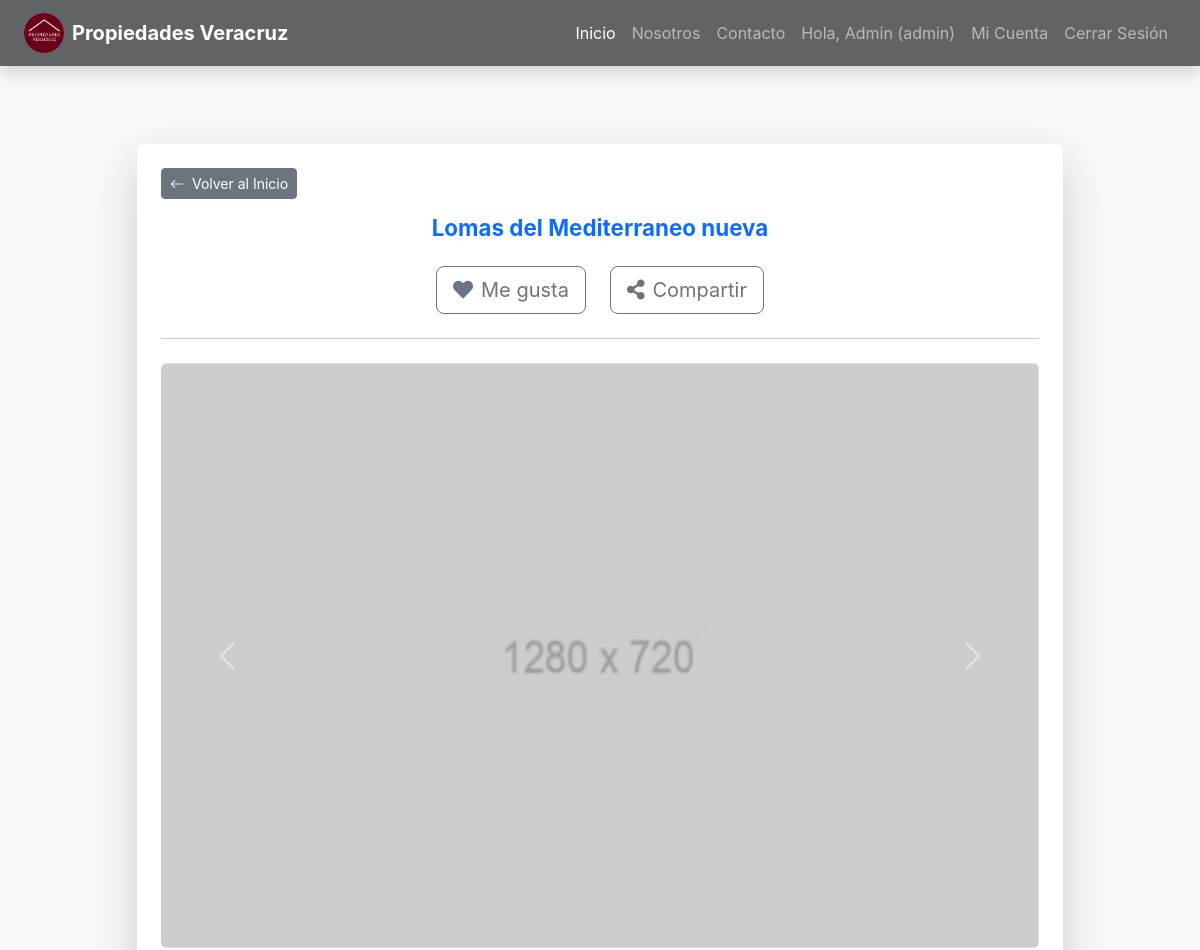
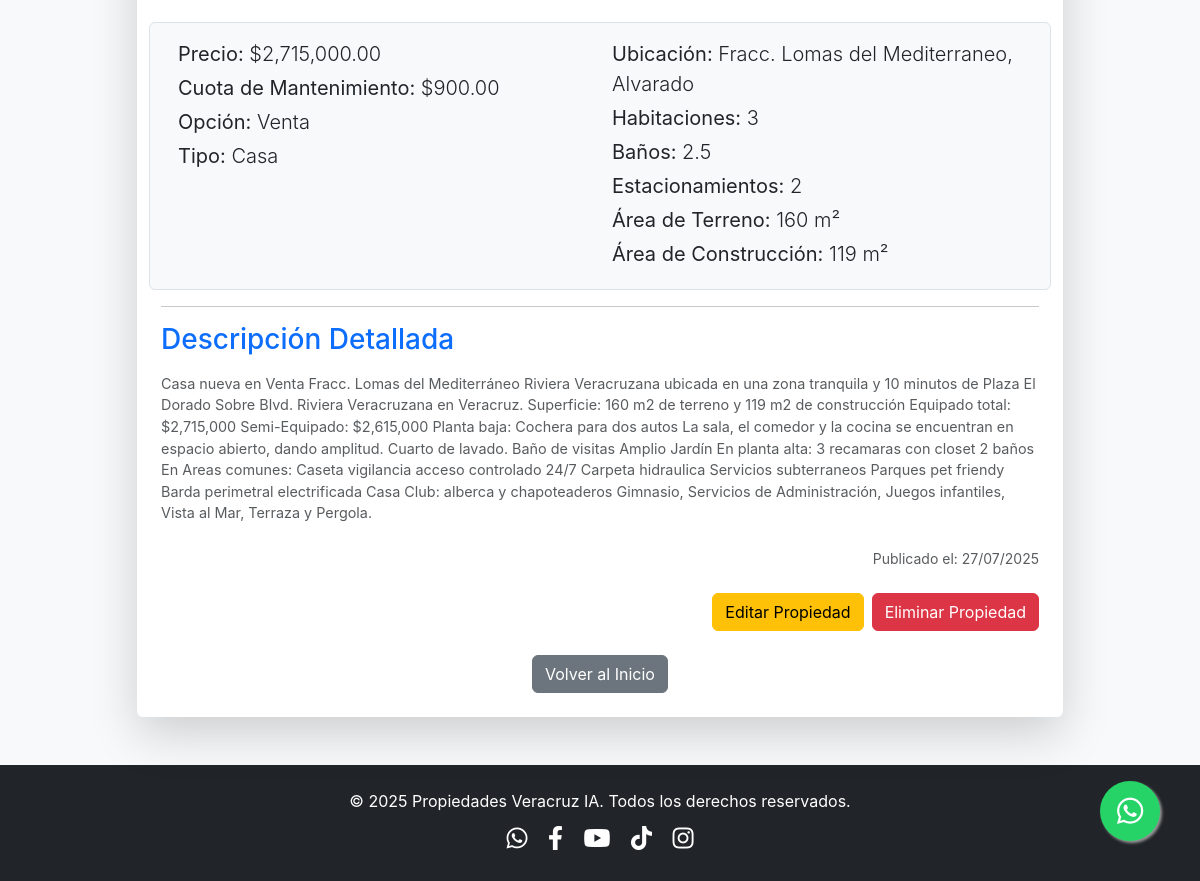
/property/1 (signed in), run on the app's committed database (2 pictures, top to bottom).
### models.py (models this page shows, shortened)
class User(db.Model, UserMixin):
    __tablename__ = 'user'
    id = db.Column(db.Integer, primary_key=True)
    username = db.Column(db.String(80), unique=True, nullable=False)
    email = db.Column(db.String(120), unique=True, nullable=False)
    password_hash = db.Column(db.String(128), nullable=False)
    is_admin = db.Column(db.Boolean, default=False, nullable=True)

class Property(db.Model):
    __tablename__ = 'property' # Añadido nombre de tabla explícito para consistencia
    id = db.Column(db.Integer, primary_key=True)
    titulo = db.Column(db.String(100), nullable=False)
    descripcion = db.Column(db.Text, nullable=False)
    precio = db.Column(db.Float, nullable=False)
    ubicacion = db.Column(db.String(200), nullable=False)
    municipio = db.Column(db.String(100), nullable=False)
    property_options = db.Column(db.String(100), nullable=False)
    tipo_propiedad = db.Column(db.String(50), nullable=False) # Ej: Casa, Departamento, Terreno
    num_habitaciones = db.Column(db.Integer, nullable=True)
    num_banos = db.Column(db.Integer, nullable=True)
    num_medios_banos = db.Column(db.Integer, default=0)
    num_estacionamientos = db.Column(db.Integer, default=0)
    area_construccion_metros_cuadrados = db.Column(db.Float, nullable=True)
    area_terreno_metros_cuadrados = db.Column(db.Float, nullable=True)
    antiguedad = db.Column(db.Integer, nullable=True) # En años
    cuota_mantenimiento = db.Column(db.Float, default=0.0)
    fecha_publicacion = db.Column(db.DateTime, default=datetime.utcnow)
    images = db.relationship('PropertyImage', backref='property', lazy=True, cascade="all, delete-orphan")
    agente_id = db.Column(db.Integer, db.ForeignKey('user.id'), nullable=False)
    agente = db.relationship('User', backref='managed_properties') # Relación inversa para acceder a las propiedades de un usuario

class PropertyImage(db.Model):
    __tablename__ = 'property_image' # Añadido nombre de tabla explícito
    id = db.Column(db.Integer, primary_key=True)
    filename = db.Column(db.String(100), nullable=False)
    path = db.Column(db.String(200), nullable=True) # Ruta relativa del archivo (ej. 'uploads/1/foto.jpg')
    property_id = db.Column(db.Integer, db.ForeignKey('property.id'), nullable=False)
    is_main = db.Column(db.Boolean, default=False) # Para identificar la imagen principal

### app.py (the view)
@main.route("/property/<int:property_id>")
def property_detail(property_id):
    property_data = db.session.get(Property, property_id) # Usar db.session.get() para la propiedad
    if not property_data:
        flash('La propiedad solicitada no existe.', 'danger')
        return redirect(url_for('main.home'))
    if property_data.images:
        sorted_images = sorted(property_data.images, key=lambda img: (not img.is_main, img.id))
        property_data.images = sorted_images # Asigna la lista ordenada de vuelta al atributo images
    return render_template('property_detail.html', title=property_data.titulo, property=property_data)

### app.py (called while the page is built)
@login_manager.user_loader
def load_user(user_id):
    return db.session.get(User, int(user_id))

### templates/property_detail.html (shortened to what this page needs)
{% extends "base.html" %}
{% block content %}
<div class="container my-5 pt-5">
    <div class="row justify-content-center">
        <div class="col-lg-10 col-md-12">
            <div class="card shadow-lg border-0 rounded-lg">
                <div class="card-body p-4">
                    <div class="text-start mb-3">
                        <a href="{{ url_for('main.home') }}" class="btn btn-secondary btn-sm">
                            <i class="bi bi-arrow-left me-1"></i> Volver al Inicio
                        </a>
                    </div>
                    <h1 class="card-title text-center text-primary mb-4 display-4 fw-bold">{{ property.titulo }}</h1>
                    <div class="d-flex justify-content-center gap-4 mb-4">
                        <button type="button" class="btn btn-outline-secondary btn-lg d-flex align-items-center gap-2">
                            <i class="fas fa-heart"></i> Me gusta
                        </button>
                        <button type="button" class="btn btn-outline-secondary btn-lg d-flex align-items-center gap-2">
                            <i class="fas fa-share-alt"></i> Compartir
                        </button>
                    </div>
                    <hr class="mb-4">
                    {% if property.images %}
                    <div id="propertyCarousel" class="carousel slide mb-4" data-bs-ride="carousel">
                        <div class="carousel-inner rounded">
                            {% for image in property.images %}
                            <div class="carousel-item {% if loop.first %}active{% endif %}">
                                {% if image.path %}
                                    <img src="{{ url_for('static', filename=image.path) }}" class="d-block w-100 property-carousel-img" alt="Imagen de propiedad">
                                {% else %}
                                    <img src="{{ url_for('static', filename='img/banners/placeholder.png') }}" class="d-block w-100 property-carousel-img" alt="Imagen no disponible">
                                {% endif %}
                            </div>
                            {% endfor %}
                        </div>
                        {% if property.images|length > 1 %}
                        <button class="carousel-control-prev" type="button" data-bs-target="#propertyCarousel" data-bs-slide="prev">
                            <span class="carousel-control-prev-icon" aria-hidden="true"></span>
                        </button>
                        <button class="carousel-control-next" type="button" data-bs-target="#propertyCarousel" data-bs-slide="next">
                            <span class="carousel-control-next-icon" aria-hidden="true"></span>
                        </button>
                        {% endif %}
                    </div>
                    {% else %}
                    <div class="text-center mb-4">
                        <img src="{{ url_for('static', filename='img/banners/placeholders/no_image.png') }}" class="img-fluid rounded shadow-sm" alt="No hay imagen disponible">
                        <p class="text-muted mt-2">No hay imágenes disponibles para esta propiedad.</p>
                    </div>
                    {% endif %}
                    <div class="row mb-3 p-3 border rounded bg-light">
                        <div class="col-md-6">
                            <p class="lead mb-1"><strong>Precio:</strong> ${{ "{:,.2f}".format(property.precio) }}</p>
                            {% if property.cuota_mantenimiento %}
                                <p class="lead mb-1"><strong>Cuota de Mantenimiento:</strong> ${{ "{:,.2f}".format(property.cuota_mantenimiento) }}</p>
                            {% endif %}
                            <p class="lead mb-1"><strong>Opción:</strong> {{ property.property_options }}</p>
                            <p class="lead mb-1"><strong>Tipo:</strong> {{ property.tipo_propiedad }}</p>
                        </div>
                        <div class="col-md-6">
                            <p class="lead mb-1"><strong>Ubicación:</strong> {{ property.ubicacion }}, {{ property.municipio }}</p>
                            {% if property.num_habitaciones %}
                                <p class="lead mb-1"><strong>Habitaciones:</strong> {{ property.num_habitaciones }}</p>
                            {% endif %}
                            {% if property.num_banos %}
                                <p class="lead mb-1"><strong>Baños:</strong> {{ property.num_banos }}{% if property.num_medios_banos %}.5{% endif %}</p>
                            {% endif %}
                            {% if property.num_estacionamientos %}
                                <p class="lead mb-1"><strong>Estacionamientos:</strong> {{ property.num_estacionamientos }}</p>
                            {% endif %}
                            {% if property.area_terreno_metros_cuadrados %}
                                <p class="lead mb-1"><strong>Área de Terreno:</strong> {{ "{:,.0f}".format(property.area_terreno_metros_cuadrados) }} m²</p>
                            {% endif %}
                            {% if property.area_construccion_metros_cuadrados %}
                                <p class="lead mb-1"><strong>Área de Construcción:</strong> {{ "{:,.0f}".format(property.area_construccion_metros_cuadrados) }} m²</p>
                            {% endif %}
                        </div>
                    </div>
                    <hr>
                    <h3 class="text-primary mb-3">Descripción Detallada</h3>
                    <p class="card-text text-muted">{{ property.descripcion }}</p>
                    <p class="text-end text-muted small mt-4">Publicado el: {{ property.fecha_publicacion.strftime('%d/%m/%Y') }}</p>
                    {% if current_user.is_authenticated and (current_user.id == property.agente_id or current_user.is_admin) %}
                        <div class="d-flex justify-content-end gap-2 mt-4">
                            <a href="{{ url_for('main.edit_property', property_id=property.id) }}" class="btn btn-warning">Editar Propiedad</a>
                            <button type="button" class="btn btn-danger" data-bs-toggle="modal" data-bs-target="#deleteConfirmationModal" data-property-id="{{ property.id }}">
                                Eliminar Propiedad
                            </button>
                        </div>
                    {% endif %}
                    <div class="text-center mt-4">
                        <a href="{{ url_for('main.home') }}" class="btn btn-secondary">Volver al Inicio</a>
                    </div>
                </div>
            </div>
        </div>
    </div>
</div>
{% endblock content %}

### templates/base.html (shortened to what this page needs)
<!DOCTYPE html>
<html lang="es">
<head>
    <link href="https://cdn.jsdelivr.net/npm/bootstrap@5.3.3/dist/css/bootstrap.min.css" rel="stylesheet">
    <link rel="stylesheet" href="https://cdn.jsdelivr.net/npm/bootstrap-icons@1.11.3/font/bootstrap-icons.min.css">
    <link rel="stylesheet" href="https://cdnjs.cloudflare.com/ajax/libs/font-awesome/5.15.4/css/all.min.css" />
    <link rel="stylesheet" href="https://cdnjs.cloudflare.com/ajax/libs/animate.css/4.1.1/animate.min.css"/>
    <link rel="stylesheet" href="{{ url_for('static', filename='style.css') }}">
</head>
<body>
    <nav class="navbar navbar-expand-lg navbar-dark bg-dark fixed-top shadow">
        <div class="container-fluid px-4">
            <a class="navbar-brand d-flex align-items-center me-auto" href="{{ url_for('main.home') }}">
                <img src="{{ url_for('static', filename='img/banners/logo_01.jpg') }}" alt="Logo" width="40" height="40" class="d-inline-block align-text-top rounded-circle me-2">
                <span class="fw-bold">Propiedades Veracruz </span>
            </a>
            <div class="collapse navbar-collapse" id="navbarNav">
                <ul class="navbar-nav ms-auto">
                    <li class="nav-item">
                        <a class="nav-link active" aria-current="page" href="{{ url_for('main.home') }}">Inicio</a>
                    </li>
                    <li class="nav-item">
                        <a class="nav-link" href="{{ url_for('main.about_us') }}">Nosotros</a>
                    </li>
                    <li class="nav-item">
                        <a class="nav-link" href="{{ url_for('main.contact') }}">Contacto</a>
                    </li>
                    {% if current_user.is_authenticated %}
                        <li class="nav-item">
                            <span class="nav-link">
                                Hola,
                                {% if current_user.is_admin %}
                                    Admin ({{ current_user.username }})
                                {% else %}
                                    {{ current_user.username }}
                                {% endif %}
                            </span>
                        </li>
                        <li class="nav-item">
                            <a class="nav-link" href="{{ url_for('main.dashboard') }}">Mi Cuenta</a>
                        </li>
                        <li class="nav-item">
                            <a class="nav-link" href="{{ url_for('main.logout') }}">Cerrar Sesión</a>
                        </li>
                    {% endif %}
                </ul>
            </div>
        </div>
    </nav>
    <main class="pt-5">
        {% block content %}{% endblock %}
    </main>
    <footer class="bg-dark text-white text-center py-4 mt-5">
        <div class="container">
            <p class="mb-0">© 2025 Propiedades Veracruz IA. Todos los derechos reservados.</p>
            <div class="social-icons mt-2">
                <a href="https://wa.me/522293019294" class="text-white mx-2" target="_blank" rel="noopener noreferrer"><i class="fab fa-whatsapp"></i></a>
                <a href="https://www.facebook.com/cMagnaDjesus" class="text-white mx-2" target="_blank" rel="noopener noreferrer"><i class="fab fa-facebook-f"></i></a>
                <a href="https://www.youtube.com/@propiedades-veracruz_2024" class="text-white mx-2" target="_blank" rel="noopener noreferrer"><i class="fab fa-youtube"></i></a>
                <a href="https://www.tiktok.com/@cmagnadj" class="text-white mx-2" target="_blank" rel="noopener noreferrer"><i class="fab fa-tiktok"></i></a>
                <a href="https://www.instagram.com/propiedades_veracruz/" class="text-white mx-2" target="_blank" rel="noopener noreferrer"><i class="fab fa-instagram"></i></a>
            </div>
        </div>
    </footer>
    <a href="#" id="whatsapp-float-btn" class="whatsapp-float" target="_blank" rel="noopener noreferrer">
        <i class="fab fa-whatsapp"></i>
    </a>
</body>
</html>

### static/style.css (style rules this page uses)
html, body { height: 100%; margin: 0; font-family: 'Inter', sans-serif; background-color: #f8f9fa; color: #343a40; }
.navbar { transition: background-color 0.3s ease-in-out; backdrop-filter: blur(5px); background-color: rgba(33, 37, 41, 0.7) !important; }
.navbar-brand .fw-bold { font-weight: 700 !important; }
.card-title { font-size: 1.4rem; margin-bottom: 0.5rem; }
.card-text.text-muted { font-size: 0.9rem; }
footer { background-color: #212529; color: #f8f9fa; }
.social-icons a { font-size: 1.5rem; margin: 0 10px; color: #f8f9fa; transition: color 0.3s ease; }
.whatsapp-float { position: fixed; width: 60px; height: 60px; bottom: 40px; right: 40px; background-color: #25d366; color: #FFF; border-radius: 50px; text-align: center; font-size: 30px; box-shadow: 2px 2px 3px #999; z-index: 1000; display: flex; justify-content: center; align-items: center; text-decoration: none; transition: background-color 0.3s ease, transform 0.3s ease; }
.whatsapp-float i { margin-top: 0; }

### data on the page
User: username "admin"
Property: titulo "Lomas del Mediterraneo nueva", precio "2,715,000.00", cuota_mantenimiento "900.00", property_options "Venta", tipo_propiedad "Casa", ubicacion "Fracc. Lomas del Mediterraneo", municipio "Alvarado", num_habitaciones "3", num_banos "2", num_estacionamientos "2", area_terreno_metros_cuadrados "160", area_construccion_metros_cuadrados "119", descripcion "Casa nueva en Venta Fracc. Lomas del Mediterráneo Riviera Veracruzana ubicada en una zona tranquila y 10 minutos de Plaza El Dorado Sobre Blvd. Riviera Veracruzana en Veracruz. Superficie: 160 m2 de terreno y 119 m2 de construcción Equipado total: $2,715,000 Semi-Equipado: $2,615,000 Planta baja: Cochera para dos autos La sala, el comedor y la cocina se encuentran en espacio abierto, dando amplitud. Cuarto de lavado. Baño de visitas Amplio Jardín En planta alta: 3 recamaras con closet 2 baños En Areas comunes: Caseta vigilancia acceso controlado 24/7 Carpeta hidraulica Servicios subterraneos Parques pet friendy Barda perimetral electrificada Casa Club: alberca y chapoteaderos Gimnasio,…", fecha_publicacion "27/07/2025"
